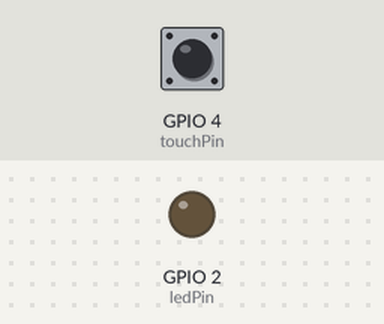
Bench run of a sketch on a simulated ESP32. Shown: output pins drawn as LEDs (lit = HIGH). Inputs (shaded band) come from the test bench; at power-on: GPIO 4 (touchPin) HIGH.

Above: at 1.2 s.
1.3 s: GPIO 4 (touchPin) pulled LOW for 0.15 s
At 2.5 s:
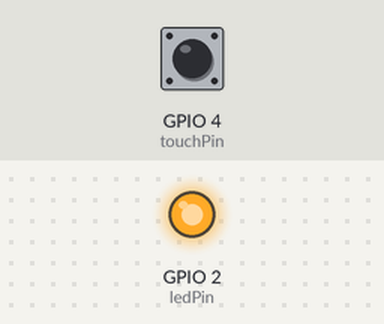
2.9 s: GPIO 4 (touchPin) pulled LOW for 1 s
At 3.9 s:
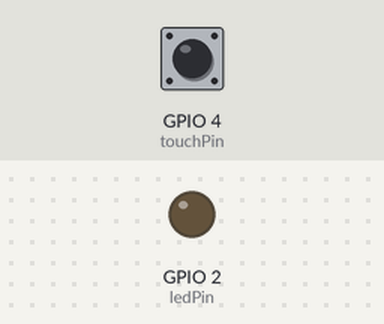
5.4 s: GPIO 4 (touchPin) pulled LOW for 3.2 s
At 5.8 s:
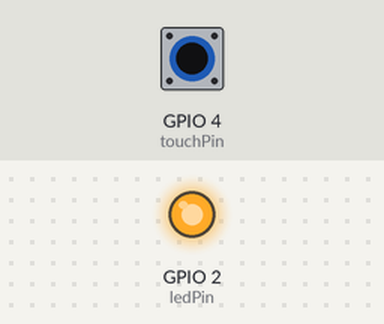
Timing chart, 0 to 8.4 s (numbered marks = the images above; inputs shaded):
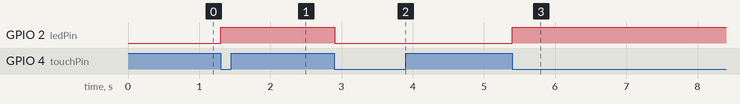

The sketch:

ex04.ino.ino
```cpp
const int ledPin = 2;
const int touchPin = T0;
bool ledState = LOW;
int lastTouchState = 0;
const int debounceTime = 200;
unsigned long lastDebounceTime = 0;

void setup() {
  pinMode(ledPin, OUTPUT);
  digitalWrite(ledPin, ledState);
}

void loop() {
  int touchValue = touchRead(touchPin);
  int currentTouchState = (touchValue < 30) ? 1 : 0;

  if (currentTouchState == 1 && lastTouchState == 0) {
    if (millis() - lastDebounceTime > debounceTime) {
      ledState = !ledState;
      digitalWrite(ledPin, ledState);
      lastDebounceTime = millis();
    }
  }
  lastTouchState = currentTouchState;
}
```

Measured:
- after the input at 1.3 s, GPIO 2 (ledPin): LOW → HIGH at once
- after the input at 2.9 s, GPIO 2 (ledPin): HIGH → LOW at once
- after the input at 5.4 s, GPIO 2 (ledPin): LOW → HIGH at once
